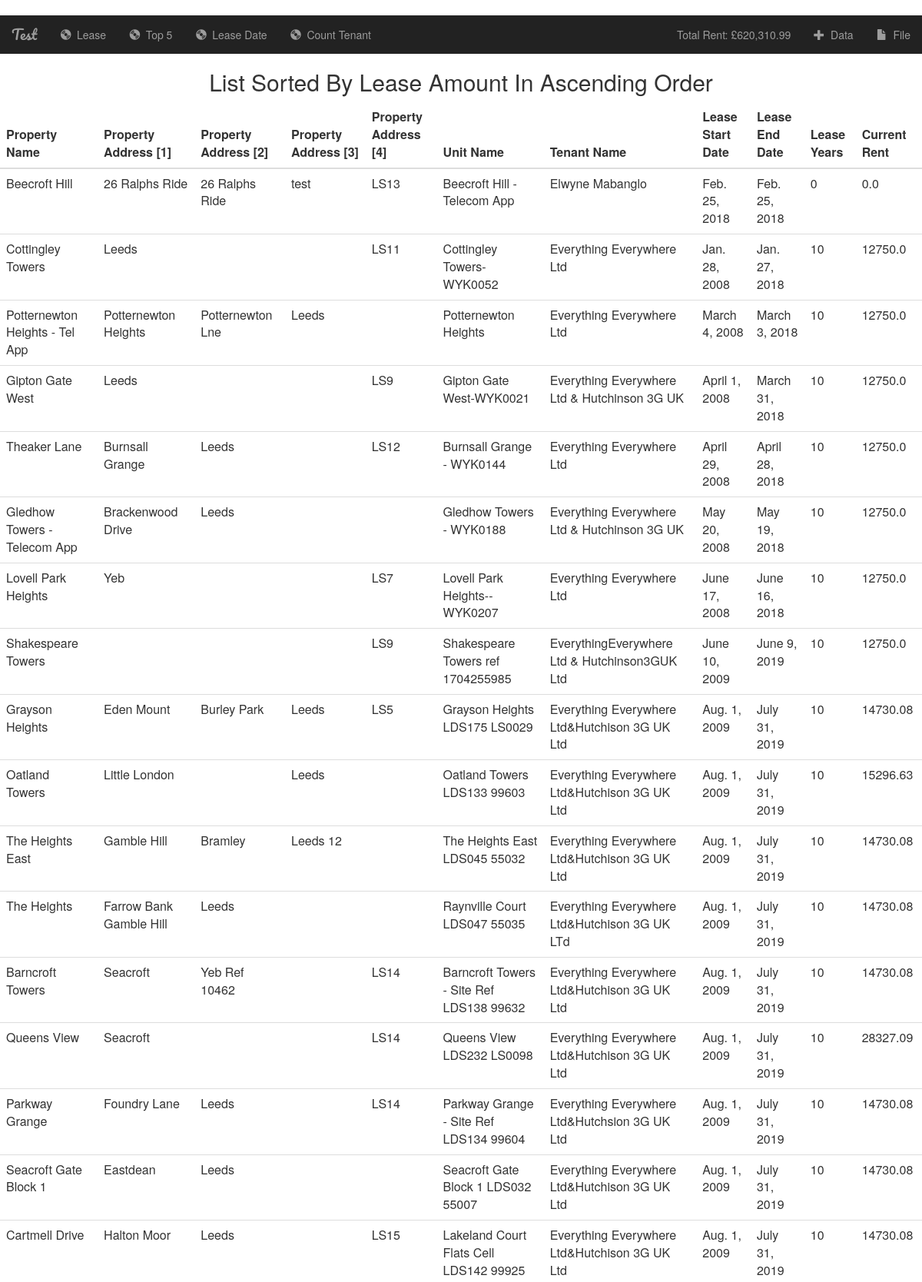
The page / (upper part) on the database its author committed.
### gov/models.py (models this page shows, shortened)
class Data(models.Model):
    property_name = models.CharField(default="",max_length=1000, blank=False)
    property_address1 = models.CharField(default="",max_length=1000, blank=True)
    property_address2 = models.CharField(default="",max_length=1000, blank=True)
    property_address3 = models.CharField(default="",max_length=1000, blank=True)
    property_address4 = models.CharField(default="",max_length=1000, blank=True)
    unit_name = models.CharField(default="",max_length=1000,blank=False)
    tenant_name = models.CharField(default="",max_length=1000,blank=False)
    lease_start_date = models.DateField(default=datetime.date.today,blank=True)
    lease_end_date = models.DateField(default=datetime.date.today,blank=True)
    lease_years = models.IntegerField(default=0,blank=True)
    current_rent = models.FloatField(default=0.0,blank=True)

### gov/views.py (the view)
# urls.py: path('', views.IndexView.as_view(), name='index'), # home
class IndexView(generic.ListView):
    template_name = 'gov/index.html'
    context_object_name = 'all_data'
    def get_queryset(self):
        return [
            Data.objects.order_by("lease_years") , # query aAll data order by ascending
            Data.objects.aggregate(Sum('current_rent')) # query sum rent
        ]

### gov/templates/gov/index.html
{% extends 'gov/base.html' %}
{% block body %}
<center><h2>List Sorted By Lease Amount In Ascending Order</h2></center>
<table class="table table-hover">
    <thead>
        <tr>
            <th>Property Name</th>
            <th>Property Address [1]</th>
            <th>Property Address [2]</th>
            <th>Property Address [3]</th>
            <th>Property Address [4]</th>
            <th>Unit Name</th>
            <th>Tenant Name</th>
            <th>Lease Start Date</th>
            <th>Lease End Date</th>
            <th>Lease Years</th>
            <th>Current Rent</th>
        </tr>
    </thead>
    <tbody>
        {% for data in all_data.0 %}
        <tr>
            <td>{{ data.property_name }}</td>
            <td>{{ data.property_address1 }}</td>
            <td>{{ data.property_address2 }}</td>
            <td>{{ data.property_address3 }}</td>
            <td>{{ data.property_address4 }}</td>
            <td>{{ data.unit_name }}</td>
            <td>{{ data.tenant_name }}</td>
            <td>{{ data.lease_start_date }}</td>
            <td>{{ data.lease_end_date }}</td>
            <td>{{ data.lease_years }}</td>
            <td>{{ data.current_rent }}</td>
        </tr>
        {% endfor %}
    </tbody>
</table>
{% endblock %}

### rows shown on the page
Data: property_name "Beecroft Hill", property_address1 "26 Ralphs Ride", property_address2 "26 Ralphs Ride", property_address3 "test", property_address4 "LS13", unit_name "Beecroft Hill - Telecom App", tenant_name "Elwyne Mabanglo", lease_start_date "Feb. 25, 2018", lease_end_date "Feb. 25, 2018", lease_years "0", current_rent "0.0"
Data: property_name "Cottingley Towers", property_address1 "Leeds", property_address4 "LS11", unit_name "Cottingley Towers-WYK0052", tenant_name "Everything Everywhere Ltd", lease_start_date "Jan. 28, 2008", lease_end_date "Jan. 27, 2018", lease_years "10", current_rent "12750.0"
Data: property_name "Potternewton Heights - Tel App", property_address1 "Potternewton Heights", property_address2 "Potternewton Lne", property_address3 "Leeds", unit_name "Potternewton Heights", tenant_name "Everything Everywhere Ltd", lease_start_date "March 4, 2008", lease_end_date "March 3, 2018", lease_years "10", current_rent "12750.0"
Data: property_name "Gipton Gate West", property_address1 "Leeds", property_address4 "LS9", unit_name "Gipton Gate West-WYK0021", tenant_name "Everything Everywhere Ltd & Hutchinson 3G UK", lease_start_date "April 1, 2008", lease_end_date "March 31, 2018", lease_years "10", current_rent "12750.0"
Data: property_name "Theaker Lane", property_address1 "Burnsall Grange", property_address2 "Leeds", property_address4 "LS12", unit_name "Burnsall Grange - WYK0144", tenant_name "Everything Everywhere Ltd", lease_start_date "April 29, 2008", lease_end_date "April 28, 2018", lease_years "10", current_rent "12750.0"
Data: property_name "Gledhow Towers - Telecom App", property_address1 "Brackenwood Drive", property_address2 "Leeds", unit_name "Gledhow Towers - WYK0188", tenant_name "Everything Everywhere Ltd & Hutchinson 3G UK", lease_start_date "May 20, 2008", lease_end_date "May 19, 2018", lease_years "10", current_rent "12750.0"
Data: property_name "Lovell Park Heights", property_address1 "Yeb", property_address4 "LS7", unit_name "Lovell Park Heights-- WYK0207", tenant_name "Everything Everywhere Ltd", lease_start_date "June 17, 2008", lease_end_date "June 16, 2018", lease_years "10", current_rent "12750.0"
Data: property_name "Shakespeare Towers", property_address4 "LS9", unit_name "Shakespeare Towers ref 1704255985", tenant_name "EverythingEverywhere Ltd & Hutchinson3GUK Ltd", lease_start_date "June 10, 2009", lease_end_date "June 9, 2019", lease_years "10", current_rent "12750.0"
Data: property_name "Grayson Heights", property_address1 "Eden Mount", property_address2 "Burley Park", property_address3 "Leeds", property_address4 "LS5", unit_name "Grayson Heights LDS175 LS0029", tenant_name "Everything Everywhere Ltd&Hutchison 3G UK Ltd", lease_start_date "Aug. 1, 2009", lease_end_date "July 31, 2019", lease_years "10", current_rent "14730.08"
Data: property_name "Oatland Towers", property_address1 "Little London", property_address3 "Leeds", unit_name "Oatland Towers LDS133 99603", tenant_name "Everything Everywhere Ltd&Hutchison 3G UK Ltd", lease_start_date "Aug. 1, 2009", lease_end_date "July 31, 2019", lease_years "10", current_rent "15296.63"
Data: property_name "The Heights East", property_address1 "Gamble Hill", property_address2 "Bramley", property_address3 "Leeds 12", unit_name "The Heights East LDS045 55032", tenant_name "Everything Everywhere Ltd&Hutchison 3G UK Ltd", lease_start_date "Aug. 1, 2009", lease_end_date "July 31, 2019", lease_years "10", current_rent "14730.08"
Data: property_name "The Heights", property_address1 "Farrow Bank Gamble Hill", property_address2 "Leeds", unit_name "Raynville Court LDS047 55035", tenant_name "Everything Everywhere Ltd&Hutchison 3G UK LTd", lease_start_date "Aug. 1, 2009", lease_end_date "July 31, 2019", lease_years "10", current_rent "14730.08"
Data: property_name "Barncroft Towers", property_address1 "Seacroft", property_address2 "Yeb Ref 10462", property_address4 "LS14", unit_name "Barncroft Towers - Site Ref LDS138 99632", tenant_name "Everything Everywhere Ltd&Hutchison 3G UK Ltd", lease_start_date "Aug. 1, 2009", lease_end_date "July 31, 2019", lease_years "10", current_rent "14730.08"
Data: property_name "Queens View", property_address1 "Seacroft", property_address4 "LS14", unit_name "Queens View LDS232 LS0098", tenant_name "Everything Everywhere Ltd&Hutchison 3G UK Ltd", lease_start_date "Aug. 1, 2009", lease_end_date "July 31, 2019", lease_years "10", current_rent "28327.09"
Data: property_name "Parkway Grange", property_address1 "Foundry Lane", property_address2 "Leeds", property_address4 "LS14", unit_name "Parkway Grange - Site Ref LDS134 99604", tenant_name "Everything Everywhere Ltd&Hutchsion 3G UK Ltd", lease_start_date "Aug. 1, 2009", lease_end_date "July 31, 2019", lease_years "10", current_rent "14730.08"
Data: property_name "Seacroft Gate Block 1", property_address1 "Eastdean", property_address2 "Leeds", unit_name "Seacroft Gate Block 1 LDS032 55007", tenant_name "Everything Everywhere Ltd&Hutchison 3G UK Ltd", lease_start_date "Aug. 1, 2009", lease_end_date "July 31, 2019", lease_years "10", current_rent "14730.08"
Data: property_name "Cartmell Drive", property_address1 "Halton Moor", property_address2 "Leeds", property_address4 "LS15", unit_name "Lakeland Court Flats Cell LDS142 99925", tenant_name "Everything Everywhere Ltd&Hutchison 3G UK Ltd", lease_start_date "Aug. 1, 2009", lease_end_date "July 31, 2019", lease_years "10", current_rent "14730.08"

### other values the page prints
{{ all_data.1.current_rent__sum | intcomma }} "620,310.99"
